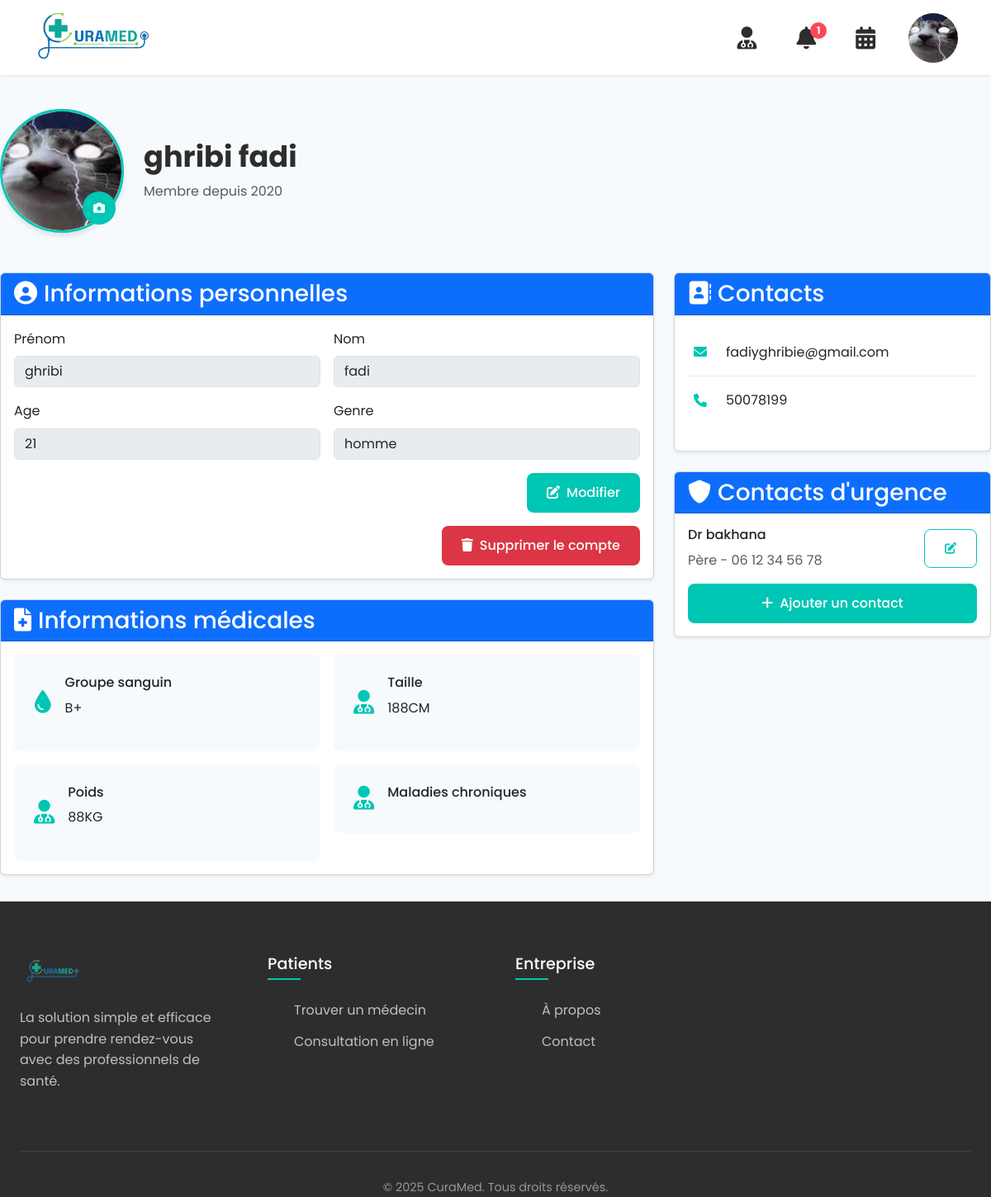
Screenshot of /profile_p.php (signed in) with the database file from the repository.
### tables this page shows
CREATE TABLE `patient` (
  `id_patient` int(11) NOT NULL,
  `taille` int(11) NOT NULL,
  `poids` double NOT NULL,
  `maladies_chroniques` varchar(255) NOT NULL,
  `group_sanguin` varchar(10) NOT NULL,
  `informations` text NOT NULL
);

CREATE TABLE `utilisateur` (
  `id_utilisateur` int(11) NOT NULL,
  `nom` varchar(50) NOT NULL,
  `prenom` varchar(50) NOT NULL,
  `age` int(11) NOT NULL,
  `email` varchar(50) NOT NULL,
  `mot_de_passe` text NOT NULL,
  `telephone` varchar(11) NOT NULL,
  `type_utilisateur` enum('patient','medecin') NOT NULL,
  `photo_profil` text NOT NULL,
  `role` enum('admin','regular') NOT NULL DEFAULT 'regular',
  `date_connexion` timestamp NOT NULL DEFAULT current_timestamp(),
  `genre` enum('homme','femme') NOT NULL
);

### profile_p.php (the view, shortened to what this page needs)
<?php
$conn=mysqli_connect("localhost","root","","curamed");
if(isset($_GET['id'])){
    $id=$_GET['id'];
}
else{
    $id=$_SESSION['user_id'];
}
$sql="SELECT u.*, p.group_sanguin , p.poids,p.taille,p.maladies_chroniques
                FROM utilisateur u
                JOIN patient p ON u.id_utilisateur = p.id_patient
                WHERE u.id_utilisateur = ".$id ;
if(!$res=mysqli_query($conn,$sql)){
    echo"error";
}
$table=mysqli_fetch_assoc($res);
?>
<!DOCTYPE html>
<html lang="fr">
<head>
    <link rel="stylesheet" href="https://cdn.jsdelivr.net/npm/bootstrap@5.3.0/dist/css/bootstrap.min.css">
    <link rel="stylesheet" href="https://cdnjs.cloudflare.com/ajax/libs/font-awesome/6.0.0/css/all.min.css">
    <link rel="stylesheet" href="styles/home.css">
</head>
<body>
<header class="header">
        <nav class="nav-container container">
            <a href="home.php" class="logo-link">
                <img src="images/logo.png" alt="CuraMed" class="logo-img">
            </a>
            <div class="nav-links">
                <?php if(isset($_SESSION['user_id'])) :?>
                <a href="search.php" class="nav-icon" title="Médecins">
                    <i class="fas fa-user-md"></i>
                </a>
                <div class="nav-icon notifications-wrapper" title="Notifications">
                    <i class="fas fa-bell"></i>
                    <?php
                    $conn = mysqli_connect("localhost", "root", "", "curamed");
                    $user_id = intval($_SESSION['user_id'] ?? 0);
                    $stmt = mysqli_prepare($conn,
                        "SELECT COUNT(*) as nb FROM notification WHERE id_utilisateur = ?");
                    mysqli_stmt_bind_param($stmt, "i", $user_id);
                    mysqli_stmt_execute($stmt);
                    $result = mysqli_stmt_get_result($stmt);
                    $row = mysqli_fetch_assoc($result);
                    ?>
                    <span class="notification-badge"><?= htmlspecialchars($row['nb']) ?></span>
        </div>
                <a href="appointments.html" class="nav-icon" title="Rendez-vous">
                    <i class="fas fa-calendar-alt"></i>
                </a>
                <div class="profile-dropdown">
                    <img src="<?php echo ($_SESSION['photo']); ?>" class="profile-image" alt="">
                </div>
        <?php endif ;?>
    </header>
    <main class="profile-main container">
        <div class="profile-header mb-5">
            <div class="d-flex align-items-center gap-4">
                <div class="position-relative">
                    <img src="<?= $table['photo_profil'] ?>" class="profile-avatar" alt="Photo de profil">
                    <button class="btn btn-sm btn-primary avatar-edit-btn" onclick="document.getElementById('avatarInput').click()">
                        <i class="fas fa-camera"></i>
                    </button>
                </div>
                <div>
                    <h1 class="profile-name"><?= $table['prenom'] ?> <?= $table['nom'] ?></h1>
                    <p class="text-muted mb-0">Membre depuis 2020</p>
                </div>
            </div>
        </div>
        <div class="row g-4">
            <div class="col-lg-8">
                <form id="profileForm" method="POST" onsubmit="return false">
                <div class="card shadow-sm">
                    <div class="card-header bg-primary text-white">
                        <h3 class="card-title mb-0"><i class="fas fa-user-circle me-2"></i>Informations personnelles</h3>
                    </div>
                    <div class="card-body">
                            <div class="row g-3">
                                <div class="col-md-6">
                                    <label class="form-label">Prénom</label>
                                    <input type="text" class="form-control" name="prenom" value="<?= $table['prenom'] ?>" disabled>
                                </div>
                                <div class="col-md-6">
                                    <label class="form-label">Nom</label>
                                    <input type="text" class="form-control" name="nom" value="<?= $table['nom'] ?>" disabled>
                                </div>
                                <div class="col-md-6">
                                    <label class="form-label">Age</label>
                                    <input type="number" class="form-control" name="age" value="<?= $table['age'] ?>" disabled>
                                </div>
                                <div class="col-md-6">
                                    <label class="form-label">Genre</label>
                                    <input type="text" class="form-control" name="genre" value="<?= $table['genre'] ?>" disabled>
                                </div>
                                <div class="col-12 text-end">
                                <button type="button" id="editBtn" class="btn btn-primary">
                                    <i class="fas fa-edit me-2"></i>Modifier
                                </button>
                                </div>
                                <div class="col-12 text-end mt-3">
                                    <button type="submit" name="delete_account" class="btn btn-danger"
                                            onclick="return confirm('Êtes-vous sûr de vouloir supprimer votre compte? Cette action est irréversible!');">
                                        <i class="fas fa-trash me-2"></i>Supprimer le compte
                                    </button>
                                </div>
                            </div>
                    </form>
                    </div>
                </div>
                <div class="card shadow-sm mt-4">
                    <div class="card-header bg-primary text-white">
                        <h3 class="card-title mb-0"><i class="fas fa-file-medical me-2"></i>Informations médicales</h3>
                    </div>
                    <div class="card-body">
                        <div class="row g-3">
                            <div class="col-md-6">
                                <div class="medical-info-card">
                                    <i class="fas fa-tint"></i>
                                    <div>
                                        <h6>Groupe sanguin</h6>
                                        <p><?= $table['group_sanguin'] ?></p>
                                    </div>
                                </div>
                            </div>
                            <div class="col-md-6">
                                <div class="medical-info-card">
                                    <i class="fas fa-user-md"></i>
                                    <div>
                                        <h6>Taille</h6>
                                        <p><?= $table['taille'] ?>CM</p>
                                    </div>
                                </div>
                            </div>
                            <div class="col-md-6">
                                <div class="medical-info-card">
                                    <i class="fas fa-user-md"></i>
                                    <div>
                                        <h6>Poids</h6>
                                        <p><?= $table['poids'] ?>KG</p>
                                    </div>
                                </div>
                            </div>
                            <div class="col-md-6">
                                <div class="medical-info-card">
                                    <i class="fas fa-user-md"></i>
                                    <div>
                                        <h6>Maladies chroniques</h6>
                                    </div>
                                </div>
                            </div>
                        </div>
                    </div>
                </div>
            <div class="col-lg-4">
                <div class="card shadow-sm">
                    <div class="card-header bg-primary text-white">
                        <h3 class="card-title mb-0"><i class="fas fa-address-book me-2"></i>Contacts</h3>
                    </div>
                    <div class="card-body">
                        <ul class="contact-list">
                            <li>
                                <i class="fas fa-envelope"></i>
                                <a href="mailto:<?= $table['email'] ?>"><?= $table['email'] ?></a>
                            </li>
                            <li>
                                <i class="fas fa-phone"></i>
                                <a href="tel:<?= $table['telephone'] ?>"><?= $table['telephone'] ?></a>
                            </li>
                        </ul>
                    </div>
                </div>
                <div class="card shadow-sm mt-4">
                    <div class="card-header bg-primary text-white">
                        <h3 class="card-title mb-0"><i class="fas fa-shield-alt me-2"></i>Contacts d'urgence</h3>
                    </div>
                    <div class="card-body">
                        <div class="emergency-contacts">
                            <div class="emergency-contact mb-3">
                                <div class="view-mode">
                                    <div class="d-flex justify-content-between align-items-center">
                                        <div>
                                            <h6> Dr bakhana </h6>
                                            <p class="text-muted mb-0">Père - 06 12 34 56 78</p>
                                        </div>
                                        <button class="btn btn-sm btn-outline-primary edit-btn">
                                            <i class="fas fa-edit"></i>
                                        </button>
                                    </div>
                                </div>
                            </div>
                        </div>
                        <button id="addContactBtn" class="btn btn-primary w-100">
                            <i class="fas fa-plus me-2"></i>Ajouter un contact
                        </button>
                    </div>
                </div>
            </div>
    </main>
    <footer class="footer">
        <div class="container">
            <div class="footer-grid">
                <div class="footer-col">
                    <img src="images/logo3.png" alt="CuraMed" class="footer-logo">
                    <p>La solution simple et efficace pour prendre rendez-vous avec des professionnels de santé.</p>
                </div>
                <div class="footer-col">
                    <h4>Patients</h4>
                    <ul>
                        <li><a href="#">Trouver un médecin</a></li>
                        <li><a href="#">Consultation en ligne</a></li>
                    </ul>
                </div>
                <div class="footer-col">
                    <h4>Entreprise</h4>
                    <ul>
                        <li><a href="#">À propos</a></li>
                        <li><a href="#">Contact</a></li>
                    </ul>
                </div>
            </div>
            <div class="footer-bottom">
                <div class="copyright">
                    © 2025 CuraMed. Tous droits réservés.
                </div>
            </div>
        </div>
    </footer>
</body>
</html>

### styles/home.css (style rules this page uses)
:root { --primary-color: #00C6B4; --primary-dark: #00a79d; --secondary-color: #2D2D2D; --light-color: #f7fafc; --dark-color: #212529; --gray-color: #6c757d; --light-gray: #e9ecef; --white: #ffffff; --shadow-sm: 0 1px 3px rgba(0, 0, 0, 0.1); --shadow-md: 0 4px 6px rgba(0, 0, 0, 0.1); --shadow-lg: 0 10px 15px rgba(0, 0, 0, 0.1); --border-radius: 8px; --border-radius-lg: 12px; --transition: all 0.3s ease; }
.d-flex { display: flex; }
.align-items-center { align-items: center; }
* { margin: 0; padding: 0; box-sizing: border-box; }
body { font-family: 'Poppins', sans-serif; color: var(--dark-color); line-height: 1.6; background-color: var(--light-color); overflow-x: hidden; }
.container { width: 100%; max-width: 1200px; margin: 0 auto; padding: 0 1.5rem; }
img { max-width: 100%; height: auto; }
a { text-decoration: none; color: inherit; }
.btn { display: inline-block; padding: 0.75rem 1.5rem; border-radius: var(--border-radius); font-weight: 500; text-align: center; transition: var(--transition); border: none; cursor: pointer; }
.btn-primary { background-color: var(--primary-color); color: var(--white); }
.btn-outline-primary { background-color: transparent; color: var(--primary-color); border: 1px solid var(--primary-color); }
.header { position: fixed; top: 0; left: 0; width: 100%; background-color: var(--white); box-shadow: var(--shadow-sm); z-index: 1000; padding: 0.5rem 0; }
.nav-container { display: flex; justify-content: space-between; align-items: center; height: 75px; }
.nav-links { display: flex; align-items: center; gap: 2rem; padding-right: 1rem; }
.logo-link { margin-right: auto; }
.logo-img { height: 85px; width: auto; margin: auto; }
.nav-icon { font-size: 1.6rem; display: flex; align-items: center; height: 100%; padding: 0 0.5rem; position: relative; color: var(--secondary-color); transition: var(--transition); }
.nav-icon i { font-size: 1.7rem; }
.notifications-wrapper { cursor: pointer; position: relative; }
.notification-badge { position: absolute; top: -5px; right: -5px; background: #ff4757; color: white; min-width: 20px; height: 20px; border-radius: 50%; font-size: 0.75rem; display: flex; align-items: center; justify-content: center; padding: 2px; font-weight: 700; box-shadow: 0 2px 4px rgba(0,0,0,0.1); animation: pulse 1.5s infinite; }
.profile-image { width: 60px; height: 60px; border-radius: 50%; object-fit: cover; }
.footer { background-color: var(--secondary-color); color: var(--white); padding: 4rem 0 0; }
.footer-grid { display: grid; grid-template-columns: repeat(4, 1fr); gap: 3rem; margin-bottom: 3rem; }
.footer-col h4 { font-size: 1.2rem; margin-bottom: 1.5rem; position: relative; padding-bottom: 0.5rem; }
.footer-col h4::after { content: ''; position: absolute; bottom: 0; left: 0; width: 40px; height: 2px; background-color: var(--primary-color); }
.footer-col ul { list-style: none; }
.footer-col ul li { margin-bottom: 0.8rem; }
.footer-col ul li a { color: rgba(255, 255, 255, 0.7); transition: var(--transition); }
.footer-logo { height: 40px; margin-bottom: 1.5rem; }
.footer-col p { color: rgba(255, 255, 255, 0.7); margin-bottom: 1.5rem; }
.footer-bottom { border-top: 1px solid rgba(255, 255, 255, 0.1); padding-top: 2rem; display: flex; flex-direction: column; align-items: center; text-align: center; }
.copyright { color: rgba(255, 255, 255, 0.5); font-size: 0.9rem; }
input:disabled { background-color: #f8f9fa; opacity: 1; }
.profile-main { margin-top: 100px; padding: 2rem 0; }
.profile-avatar { width: 150px; height: 150px; border-radius: 50%; object-fit: cover; border: 3px solid var(--primary-color); box-shadow: var(--shadow-md); }
.avatar-edit-btn { position: absolute; bottom: 10px; right: 10px; width: 40px; height: 40px; border-radius: 50%; padding: 0; }
.profile-name { font-size: 2.2rem; font-weight: 700; color: var(--secondary-color); }
.medical-info-card { display: flex; align-items: center; gap: 1rem; padding: 1.5rem; background: var(--light-color); border-radius: var(--border-radius); transition: var(--transition); }
.medical-info-card i { font-size: 1.8rem; color: var(--primary-color); }
.contact-list { list-style: none; padding: 0; }
.contact-list li { display: flex; align-items: center; gap: 1rem; padding: 1rem 0; border-bottom: 1px solid var(--light-gray); }
.contact-list li:last-child { border-bottom: none; }
.contact-list i { width: 30px; text-align: center; color: var(--primary-color); }
.view-mode, .edit-mode { transition: opacity 0.3s ease; }

### rows the page displays
patient: id_patient.photo_profil (picture), id_patient.prenom "ghribi", id_patient.nom "fadi", prenom "ghribi", nom "fadi", age "21", genre "homme", group_sanguin "B+", taille "188", poids "88", id_patient.email "fadiyghribie@gmail.com", id_patient.telephone "50078199"

### other values shown
$row['nb'] "1"
